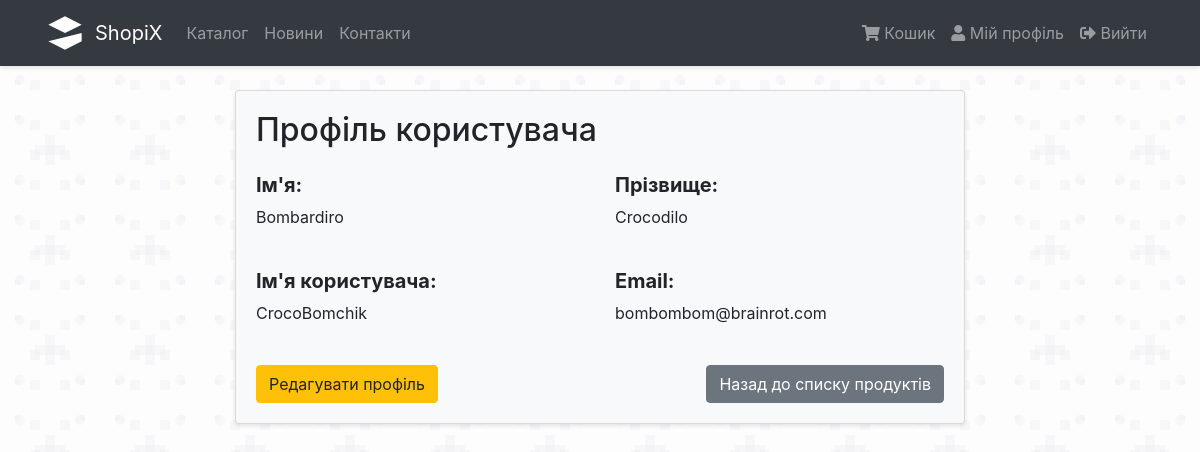
/auth/profile/2 (signed in), run on the app's committed database.
### proj/auth/models.py (models this page shows, shortened)
class User(UserMixin, db.Model):
    id = db.Column(db.Integer, primary_key=True)
    username = db.Column(db.String(32), unique=True, nullable=False)
    email = db.Column(db.String(100), unique=True, nullable=False)
    password = db.Column(db.String(255), nullable=False)
    name = db.Column(db.String(64), unique=False, nullable=False)
    surname = db.Column(db.String(64), unique=False, nullable=False)
    orders = db.relationship('Order', backref='user', lazy=True)

### proj/auth/routes.py (the view)
@auth.route('/profile/<int:id>')
@login_required
def profile(id):
    user = User.query.get_or_404(id)
    return render_template('auth/user_details.html', user=user)

### proj/__init__.py (called while the page is built)
@login_manager.user_loader
def load_user(user_id):
    from proj.auth.models import User
    return User.query.get(int(user_id))

### proj/templates/auth/user_details.html
{% extends "layout.html" %}
{% block content %}
    <div class="row justify-content-center">
        <div class="col-md-8">
            <div class="card bg-light">
                <div class="card-body">
                    <h2 class="card-title mb-4">Профіль користувача</h2>
                    <div class="row mb-4">
                        <div class="col-md-6">
                            <h5 class="font-weight-bold">Ім'я:</h5>
                            <p>{{ user.name }}</p>
                        </div>
                        <div class="col-md-6">
                            <h5 class="font-weight-bold">Прізвище:</h5>
                            <p>{{ user.surname }}</p>
                        </div>
                    </div>
                    <div class="row mb-4">
                        <div class="col-md-6">
                            <h5 class="font-weight-bold">Ім'я користувача:</h5>
                            <p>{{ user.username }}</p>
                        </div>
                        <div class="col-md-6">
                            <h5 class="font-weight-bold">Email:</h5>
                            <p>{{ user.email }}</p>
                        </div>
                    </div>
                    <div class="d-flex justify-content-between align-items-center mt-4">
                        <a href="{{ url_for('auth.edit_profile', id=user.id) }}" class="btn btn-warning">
                            Редагувати профіль
                        </a>
                        <a href="{{ url_for('products.index') }}" class="btn btn-secondary">
                            Назад до списку продуктів
                        </a>
                    </div>
                </div>
            </div>
        </div>
    </div>
{% endblock %}

### proj/templates/layout.html (style rules this page uses)
body { background-color: #f8f9fa; min-height: 100vh; }
.card { background-color: rgba(255, 255, 255, 0.9); box-shadow: 0 2px 4px rgba(0, 0, 0, 0.1); }

### data on the page
User: name "Bombardiro", surname "Crocodilo", username "CrocoBomchik", email "bombombom@brainrot.com"
